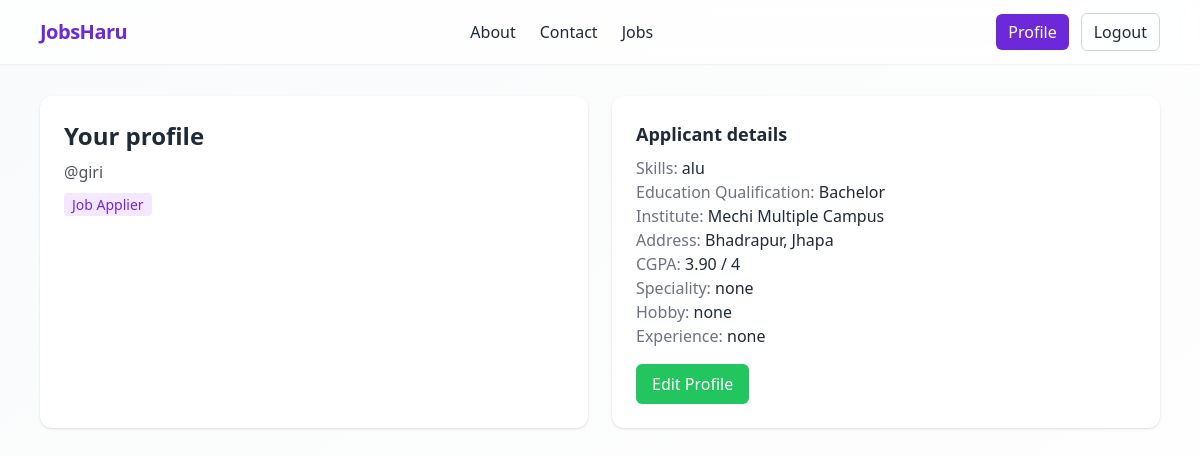
Page /users/profile/ (signed in) on the earlier database version.
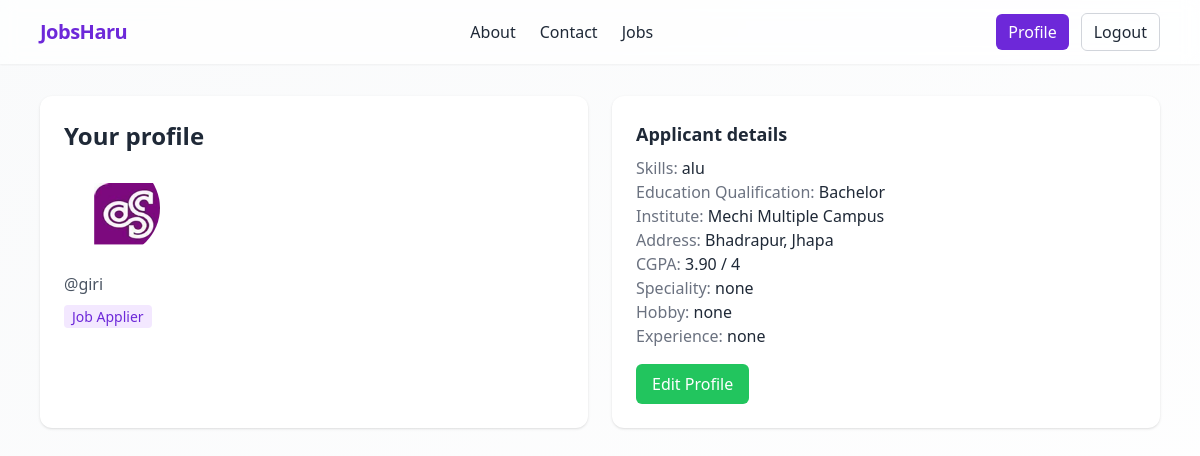
Same page on the later database version.
### users/models.py (models this page shows, shortened)
class User(AbstractUser):
    class UserType(models.TextChoices):
        ORGANIZATION = "ORG", "Organization"
        APPLICANT = "APP", "Job Applier"
    user_type = models.CharField(
        max_length=3,
        choices=UserType.choices,
        default=UserType.APPLICANT,
    )
    organization_name = models.CharField(max_length=255, blank=True)
    organization_website = models.URLField(blank=True)
    organization_photo = models.ImageField(upload_to="organization_photos/", blank=True, null=True)
    profile_photo = models.ImageField(upload_to="profile_photos/", blank=True, null=True)
    resume = models.FileField(upload_to="resumes/", blank=True, null=True)
    skills = models.TextField(blank=True)
    education_qualification = models.CharField(max_length=100, blank=True)
    education_institute = models.CharField(max_length=255, blank=True)
    education_address = models.CharField(max_length=255, blank=True)
    education_cgpa = models.DecimalField(max_digits=4, decimal_places=2, blank=True, null=True)
    education_cgpa_scale = models.CharField(max_length=10, blank=True)
    speciality = models.CharField(max_length=255, blank=True)
    hobby = models.CharField(max_length=255, blank=True)
    experience = models.TextField(blank=True)
    internship = models.TextField(blank=True)
    def is_organization(self) -> bool:
        return self.user_type == self.UserType.ORGANIZATION

### users/views.py (the view)
# urls.py: path("profile/", profile, name="profile"),
@login_required
def profile(request):
    return render(request, "users/profile.html")

### users/templates/users/profile.html
{% extends "base.html" %}
{% block content %}
<div class="grid md:grid-cols-2 gap-6">
  <div class="bg-white rounded-xl shadow p-6">
    <h2 class="text-2xl font-bold mb-2">Your profile</h2>
    {% if user.profile_photo %}
      <img src="{{ user.profile_photo.url }}" alt="Profile Photo" class="w-24 h-24 rounded-full object-cover mb-4">
    {% endif %}
    <p class="text-gray-600">@{{ user.username }}</p>
    <p class="mt-2"><span class="px-2 py-0.5 rounded bg-purple-100 text-primary text-sm">{{ user.get_user_type_display }}</span></p>
  </div>
  <div class="bg-white rounded-xl shadow p-6">
    {% if user.is_organization %}
      <h3 class="font-semibold text-lg mb-2">Organization</h3>
      <p><span class="text-gray-500">Name:</span> {{ user.organization_name|default:'—' }}</p>
      <p><span class="text-gray-500">Website:</span> <a class="text-primary hover:underline" href="{{ user.organization_website }}" target="_blank">{{ user.organization_website|default:'—' }}</a></p>
      <a class="inline-block mt-4 px-4 py-2 rounded-md bg-primary text-white hover:bg-purple-700 transition" href="/jobs/post/">Post a Job</a>
    {% else %}
      <h3 class="font-semibold text-lg mb-2">Applicant details</h3>
      <p><span class="text-gray-500">Skills:</span> {{ user.skills|default:'—' }}</p>
      <p><span class="text-gray-500">Education Qualification:</span> {{ user.education_qualification|default:'—' }}</p>
      <p><span class="text-gray-500">Institute:</span> {{ user.education_institute|default:'—' }}</p>
      <p><span class="text-gray-500">Address:</span> {{ user.education_address|default:'—' }}</p>
      <p><span class="text-gray-500">CGPA:</span> {{ user.education_cgpa|default:'—' }} / {{ user.education_cgpa_scale|default:'—' }}</p>
      <p><span class="text-gray-500">Speciality:</span> {{ user.speciality|default:'—' }}</p>
      <p><span class="text-gray-500">Hobby:</span> {{ user.hobby|default:'—' }}</p>
      <p><span class="text-gray-500">Experience:</span> {{ user.experience|default:'—' }}</p>
      <a href="{% url 'users:profile_edit' %}" class="inline-block mt-4 px-4 py-2 rounded-md bg-secondary text-white hover:bg-green-600 transition">Edit Profile</a>
    {% endif %}
  </div>
</div>
{% endblock %}

### templates/base.html (shortened to what this page needs)
{% load static %}
<!DOCTYPE html>
<html lang="en">
<head>
    <script src="https://cdn.tailwindcss.com"></script>
    <link rel="stylesheet" href="{% static 'css/style.css' %}" />
</head>
<body class="bg-gradient-to-br from-gray-50 to-white min-h-screen text-gray-800">
    <nav class="sticky top-0 z-50 bg-white/70 backdrop-blur shadow-sm">
        <div class="max-w-6xl mx-auto px-4">
            <div class="flex items-center justify-between h-16">
                <a href="/" class="text-xl font-extrabold tracking-tight text-primary hover:scale-105 transition-transform">JobsHaru</a>
                <div class="hidden md:flex items-center gap-6">
                    <a class="hover:text-primary transition" href="/about/">About</a>
                    <a class="hover:text-primary transition" href="/contact/">Contact</a>
                    <a class="hover:text-primary transition" href="/users/dash_jobs/">Jobs</a>
                </div>
                <div class="flex items-center gap-3">
                    {% if user.is_authenticated %}
                        <a class="px-3 py-1.5 rounded-md bg-primary text-white hover:bg-purple-700 transition" href="/users/profile/">Profile</a>
                        <a class="px-3 py-1.5 rounded-md border border-gray-300 hover:bg-gray-100 transition" href="/users/logout/">Logout</a>
                    {% else %}
                        <a class="px-3 py-1.5 rounded-md border border-gray-300 hover:bg-gray-100 transition" href="/users/login/">Login</a>
                        <a class="px-3 py-1.5 rounded-md bg-secondary text-white hover:bg-green-600 transition" href="/users/signup/">Signup</a>
                    {% endif %}
                </div>
            </div>
        </div>
    </nav>
    <main class="max-w-6xl mx-auto px-4 py-8">
        {% block content %}{% endblock %}
    </main>
</body>
</html>

Differences in the rows shown:
changed User "giri": profile_photo: picture added
